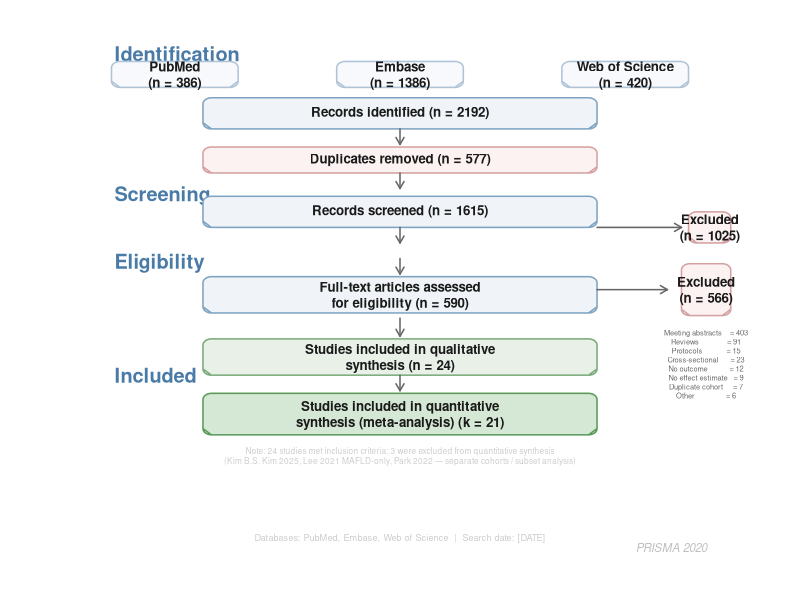

Write R code to recreate this figure.
# ============================================================
# Figure 1 — PRISMA 2020 Flow Diagram
# MASLD & Stroke Meta-Analysis
# Nature style · Clean layout · Editable parameters
# ============================================================

# ============================================================
# USER: Replace these numbers with actual search results
# ============================================================
N_identified    <- 2192  # PubMed + Embase + Web of Science total
N_pubmed        <- 386   # PubMed only
N_embase        <- 1386  # Embase only
N_wos           <- 420   # Web of Science only
N_duplicates    <- 577   # Duplicates removed
N_screened      <- 1615  # Title/abstract screened
N_excluded      <- 1025  # Records excluded at screening
N_ft_assessed   <- 590   # Full-text assessed
N_ft_excluded   <- 566   # Full-text excluded
N_qualitative   <- 24    # Studies in qualitative synthesis
N_quantitative  <- 21    # Studies in meta-analysis

# Exclusion reasons
excl_reasons <- c(
  "Meeting abstracts    = 403",
  "Reviews              = 91",
  "Protocols            = 15",
  "Cross-sectional      = 23",
  "No outcome           = 12",
  "No effect estimate   = 9",
  "Duplicate cohort     = 7",
  "Other                = 6"
)

# ============================================================
# PRISMA diagram
# ============================================================
prisma <- function() {
  # Colors — Nature style
  box_fill   <- "#F0F4F8"
  box_border <- "#7FA3C1"
  title_fill <- "#4A7BA7"
  excl_fill  <- "#FDF2F2"
  excl_border <- "#D4A0A0"
  final_fill <- "#E8F0E8"
  final_border <- "#7AAA7A"
  text_col  <- "#1A1A1A"
  grey_col  <- "#666666"

  plot(NA, NA, xlim = c(0, 100), ylim = c(0, 100),
       xlab = "", ylab = "", xaxt = "n", yaxt = "n", bty = "n")

  # Rounded box helper
  draw_box <- function(x, y, w, h, label, sub = NULL,
                       fill = box_fill, border = box_border,
                       title = NULL, title_fill = NULL) {
    r <- 1.2; n <- 10
    angles <- seq(0, pi/2, length.out = n)
    xa <- cos(angles) * r; ya <- sin(angles) * r
    xx <- c(x - w/2 + r, x + w/2 - r, x + w/2 - r + xa,
            x + w/2, x + w/2, x + w/2 - r + rev(ya),
            x + w/2 - r, x - w/2 + r, x - w/2 + r - ya,
            x - w/2, x - w/2, x - w/2 + r - rev(xa))
    yy <- c(y - h/2, y - h/2, y - h/2 + r - ya,
            y - h/2 + r, y + h/2 - r, y + h/2 - r + rev(xa),
            y + h/2, y + h/2, y + h/2 - r + xa,
            y + h/2 - r, y - h/2 + r, y - h/2 + r - rev(ya))
    polygon(xx, yy, col = fill, border = border, lwd = 1.5)
    if (!is.null(title)) {
      rect(x - w/2, y + h/2 - 4, x + w/2, y + h/2,
           col = title_fill, border = NA)
      text(x, y + h/2 - 2, title, cex = 0.7, font = 2, col = "white")
    }
    text(x, y, label, cex = 0.8, font = 2, col = text_col)
    if (!is.null(sub)) {
      text(x, y - 2.2, sub, cex = 0.6, col = grey_col)
    }
  }

  my_arrow <- function(x0, y0, x1, y1, col = grey_col) {
    arrows(x0, y0, x1, y1, length = 0.08, col = col, lwd = 1.5)
  }

  # =========================================================
  # IDENTIFICATION
  # =========================================================
  text(8, 97, "Identification", cex = 1.2, font = 2, col = title_fill, pos = 4)

  # Three database boxes
  db_w <- 18; db_h <- 5; db_y <- 93.5
  draw_box(18, db_y, db_w, db_h,
           sprintf("PubMed\n(n = %s)", N_pubmed),
           fill = "#F7F9FC", border = "#B0C4D8")
  draw_box(50, db_y, db_w, db_h,
           sprintf("Embase\n(n = %s)", N_embase),
           fill = "#F7F9FC", border = "#B0C4D8")
  draw_box(82, db_y, db_w, db_h,
           sprintf("Web of Science\n(n = %s)", N_wos),
           fill = "#F7F9FC", border = "#B0C4D8")

  # Total identified
  draw_box(50, 86, 56, 6,
           sprintf("Records identified (n = %s)", N_identified))

  my_arrow(50, 83, 50, 80)

  # Duplicates removed
  draw_box(50, 77, 56, 5,
           sprintf("Duplicates removed (n = %s)", N_duplicates),
           fill = excl_fill, border = excl_border)

  my_arrow(50, 74.5, 50, 71.5)

  # =========================================================
  # SCREENING
  # =========================================================
  text(8, 70, "Screening", cex = 1.2, font = 2, col = title_fill, pos = 4)

  # Records screened
  draw_box(50, 67, 56, 6,
           sprintf("Records screened (n = %s)", N_screened))

  my_arrow(50, 64, 50, 61)

  # Records excluded at screening
  my_arrow(78, 64, 90, 64)
  draw_box(94, 64, 6, 6,
           sprintf("Excluded\n(n = %s)", N_excluded),
           fill = excl_fill, border = excl_border)

  # =========================================================
  # ELIGIBILITY
  # =========================================================
  text(8, 57, "Eligibility", cex = 1.2, font = 2, col = title_fill, pos = 4)

  my_arrow(50, 58, 50, 55)

  # Full-text assessed
  draw_box(50, 51, 56, 7,
           sprintf("Full-text articles assessed\nfor eligibility (n = %s)", N_ft_assessed))

  # FT exclusion box (right)
  my_arrow(78, 52, 88, 52)
  draw_box(93.5, 52, 7, 10,
           sprintf("Excluded\n(n = %s)", N_ft_excluded),
           fill = excl_fill, border = excl_border)

  # Exclusion reasons (below exclusion box, left-aligned)
  reasons_text <- paste(excl_reasons, collapse = "\n")
  text(93.5, 44, reasons_text, cex = 0.45, col = grey_col, pos = 1)

  # =========================================================
  # INCLUDED
  # =========================================================
  text(8, 35, "Included", cex = 1.2, font = 2, col = title_fill, pos = 4)

  my_arrow(50, 46.5, 50, 43)

  # Qualitative synthesis
  draw_box(50, 39, 56, 7,
           sprintf("Studies included in qualitative\nsynthesis (n = %s)", N_qualitative),
           fill = final_fill, border = final_border)

  my_arrow(50, 35.5, 50, 32.5)

  # Meta-analysis
  draw_box(50, 28, 56, 8,
           sprintf("Studies included in quantitative\nsynthesis (meta-analysis) (k = %s)", N_quantitative),
           fill = "#D5E8D5", border = "#5A9A5A")

  # =========================================================
  # FOOTER
  # =========================================================
  text(95, 2, "PRISMA 2020", cex = 0.7, font = 3, col = "gray75", pos = 2)
  text(50, 4, "Databases: PubMed, Embase, Web of Science  |  Search date: [DATE]",
       cex = 0.55, col = "gray80")
  text(50, 20, paste0("Note: 24 studies met inclusion criteria; 3 were excluded",
        " from quantitative synthesis\n(Kim B.S. Kim 2025, Lee 2021 MAFLD-only,",
        " Park 2022 — separate cohorts / subset analysis)"),
       cex = 0.5, col = "gray80")
}

# ============================================================
# Export TIFF (600 DPI)
# ============================================================
tiff("figures/Figure1_PRISMA.tiff",
     width = 10, height = 12, units = "in", res = 600)
par(mar = c(1, 1, 1, 1), bg = "white")
prisma()
dev.off()
message("Figure 1: figures/Figure1_PRISMA.tiff")

cat("\n========================================\n")
cat(" PRISMA 2020 — 已完成\n")
cat("========================================\n")
cat(" Identification:\n")
cat(sprintf("   Records identified:    %s (PubMed %s + Embase %s + WoS %s)\n",
    N_identified, N_pubmed, N_embase, N_wos))
cat(sprintf("   Duplicates removed:    %s\n", N_duplicates))
cat(" Screening:\n")
cat(sprintf("   Records screened:      %s\n", N_screened))
cat(sprintf("   Records excluded:      %s\n", N_excluded))
cat(" Eligibility:\n")
cat(sprintf("   Full-text assessed:    %s\n", N_ft_assessed))
cat(sprintf("   Full-text excluded:    %s\n", N_ft_excluded))
cat(" Included:\n")
cat(sprintf("   Qualitative synthesis: %s\n", N_qualitative))
cat(sprintf("   Meta-analysis:         k = %s\n", N_quantitative))
cat("\n   Flow check: 2192 - 577 = 1615; 1615 - 1025 = 590; 590 - 566 = 24; 24 - 3 = 21 ✓\n")
cat("========================================\n")
